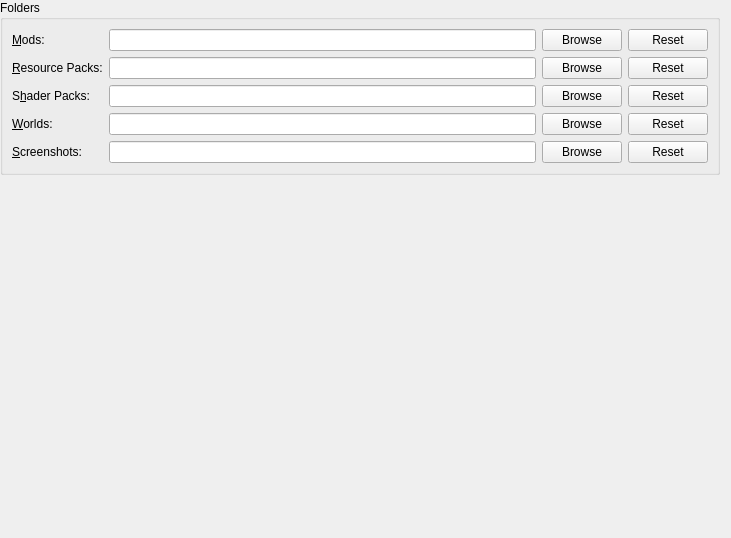
<?xml version="1.0" encoding="UTF-8"?>
<ui version="4.0">
 <class>PathsPage</class>
 <widget class="QWidget" name="PathsPage">
  <property name="geometry">
   <rect>
    <x>0</x>
    <y>0</y>
    <width>731</width>
    <height>538</height>
   </rect>
  </property>
  <layout class="QVBoxLayout" name="verticalLayout">
   <property name="leftMargin">
    <number>0</number>
   </property>
   <property name="topMargin">
    <number>0</number>
   </property>
   <property name="bottomMargin">
    <number>0</number>
   </property>
   <item>
    <widget class="QGroupBox" name="foldersBox">
     <property name="title">
      <string>Folders</string>
     </property>
     <layout class="QGridLayout" name="gridLayout">
      <item row="0" column="0">
       <widget class="QLabel" name="modsDirLabel">
        <property name="text">
         <string>&amp;Mods:</string>
        </property>
        <property name="buddy">
         <cstring>modsDirTextBox</cstring>
        </property>
       </widget>
      </item>
      <item row="0" column="1">
       <widget class="QLineEdit" name="modsDirTextBox">
        <property name="readOnly">
         <bool>true</bool>
        </property>
       </widget>
      </item>
      <item row="0" column="2">
       <widget class="QPushButton" name="modsDirBrowseBtn">
        <property name="text">
         <string>Browse</string>
        </property>
       </widget>
      </item>
      <item row="0" column="3">
       <widget class="QPushButton" name="modsDirResetBtn">
        <property name="text">
         <string>Reset</string>
        </property>
       </widget>
      </item>
      <item row="1" column="0">
       <widget class="QLabel" name="resourcePacksDirLabel">
        <property name="text">
         <string>&amp;Resource Packs:</string>
        </property>
        <property name="buddy">
         <cstring>resourcePacksDirTextBox</cstring>
        </property>
       </widget>
      </item>
      <item row="1" column="1">
       <widget class="QLineEdit" name="resourcePacksDirTextBox">
        <property name="readOnly">
         <bool>true</bool>
        </property>
       </widget>
      </item>
      <item row="1" column="2">
       <widget class="QPushButton" name="resourcePacksDirBrowseBtn">
        <property name="text">
         <string>Browse</string>
        </property>
       </widget>
      </item>
      <item row="1" column="3">
       <widget class="QPushButton" name="resourcePacksDirResetBtn">
        <property name="text">
         <string>Reset</string>
        </property>
       </widget>
      </item>
      <item row="2" column="0">
       <widget class="QLabel" name="shaderPacksDirLabel">
        <property name="text">
         <string>S&amp;hader Packs:</string>
        </property>
        <property name="buddy">
         <cstring>shaderPacksDirTextBox</cstring>
        </property>
       </widget>
      </item>
      <item row="2" column="1">
       <widget class="QLineEdit" name="shaderPacksDirTextBox">
        <property name="readOnly">
         <bool>true</bool>
        </property>
       </widget>
      </item>
      <item row="2" column="2">
       <widget class="QPushButton" name="shaderPacksDirBrowseBtn">
        <property name="text">
         <string>Browse</string>
        </property>
       </widget>
      </item>
      <item row="2" column="3">
       <widget class="QPushButton" name="shaderPacksDirResetBtn">
        <property name="text">
         <string>Reset</string>
        </property>
       </widget>
      </item>
      <item row="3" column="0">
       <widget class="QLabel" name="worldsDirLabel">
        <property name="text">
         <string>&amp;Worlds:</string>
        </property>
        <property name="buddy">
         <cstring>worldsDirTextBox</cstring>
        </property>
       </widget>
      </item>
      <item row="3" column="1">
       <widget class="QLineEdit" name="worldsDirTextBox">
        <property name="readOnly">
         <bool>true</bool>
        </property>
       </widget>
      </item>
      <item row="3" column="2">
       <widget class="QPushButton" name="worldsDirBrowseBtn">
        <property name="text">
         <string>Browse</string>
        </property>
       </widget>
      </item>
      <item row="3" column="3">
       <widget class="QPushButton" name="worldsDirResetBtn">
        <property name="text">
         <string>Reset</string>
        </property>
       </widget>
      </item>
      <item row="4" column="0">
       <widget class="QLabel" name="screenshotsDirLabel">
        <property name="text">
         <string>&amp;Screenshots:</string>
        </property>
        <property name="buddy">
         <cstring>screenshotsDirTextBox</cstring>
        </property>
       </widget>
      </item>
      <item row="4" column="1">
       <widget class="QLineEdit" name="screenshotsDirTextBox">
        <property name="readOnly">
         <bool>true</bool>
        </property>
       </widget>
      </item>
      <item row="4" column="2">
       <widget class="QPushButton" name="screenshotsDirBrowseBtn">
        <property name="text">
         <string>Browse</string>
        </property>
       </widget>
      </item>
      <item row="4" column="3">
       <widget class="QPushButton" name="screenshotsDirResetBtn">
        <property name="text">
         <string>Reset</string>
        </property>
       </widget>
      </item>
     </layout>
    </widget>
   </item>
   <item>
    <spacer name="verticalSpacer">
     <property name="orientation">
      <enum>Qt::Vertical</enum>
     </property>
     <property name="sizeHint" stdset="0">
      <size>
       <width>20</width>
       <height>40</height>
      </size>
     </property>
    </spacer>
   </item>
  </layout>
 </widget>
 <resources/>
 <connections/>
</ui>
